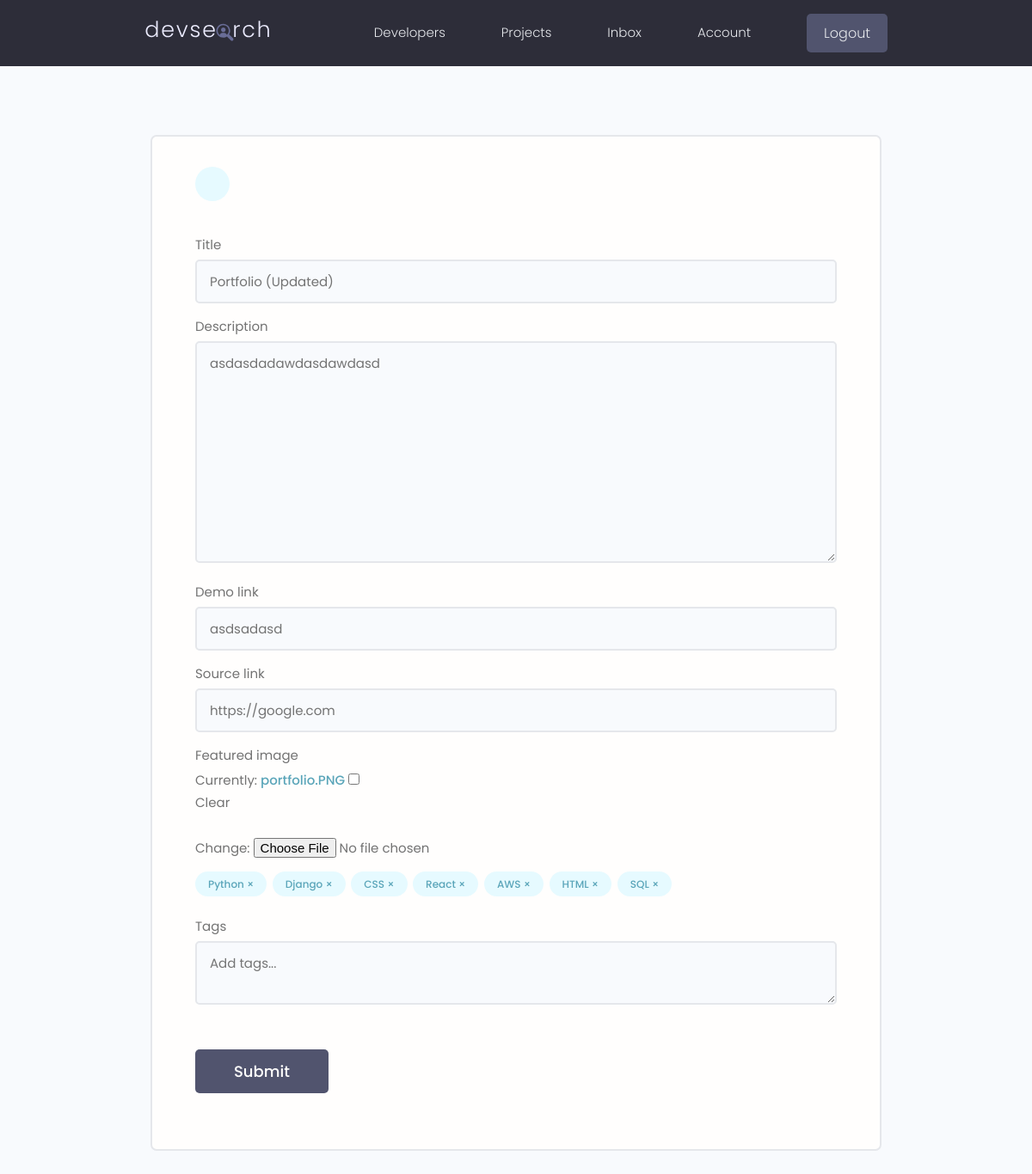
The app's page /projects/update-project/46145e08-3b03-43fa-932d-d97d4e490a19 (signed in) with its own data.
### projects/models.py (models this page shows, shortened)
class Project(models.Model):
    owner = models.ForeignKey(Profile, null=True, blank=True, on_delete=models.CASCADE)
    title = models.CharField(max_length=200)
    description = models.TextField(null=True, blank=True)
    featured_image = models.ImageField(null=True, blank=True, default="default.jpg")
    demo_link = models.CharField(max_length=2000, null=True, blank=True)
    source_link = models.CharField(max_length=2000, null=True, blank=True)
    tags = models.ManyToManyField("Tag", blank=True)
    vote_total = models.IntegerField(default=0, null=True, blank=True)
    vote_ratio = models.IntegerField(default=0, null=True, blank=True)
    created = models.DateTimeField(auto_now_add=True)
    id = models.UUIDField(default=uuid4, unique=True, primary_key=True, editable=False)
    class Meta:
        ordering = ['-vote_ratio', "-vote_total", "title"]

class Tag(models.Model):
    name = models.CharField(max_length=200)
    created = models.DateTimeField(auto_now_add=True)
    id = models.UUIDField(default=uuid4, unique=True, primary_key=True, editable=False)

### projects/views.py (the view, shortened to what this page needs)
# urls.py: path('update-project/<str:pk>', views.updateProject, name='update-project'),
@login_required(login_url='login')
def updateProject(request, pk):
    profile = request.user.profile
    project = profile.project_set.get(id=pk)
    tags = project.tags.all()
    form = ProjectForm(instance=project)
    context = {"form": form, "tags": tags, "project": project}
    return render(request, 'projects/project_form.html', context)

### projects/forms.py
class ProjectForm(ModelForm):
    class Meta:
        model = Project
        fields = ["title", "description", "demo_link", "source_link", "featured_image"]
    def __init__(self, *args, **kwargs):
        super(ProjectForm, self).__init__(*args, **kwargs)
        for name, field in self.fields.items():
            field.widget.attrs.update({'class': 'input', 'placeholder': 'Add ' + name})

### projects/templates/projects/project_form.html (shortened to what this page needs)
{% extends "main.html" %}
{% block content %}
<main class="formPage my-xl">
    <div class="content-box">
        <div class="formWrapper">
            <a class="backButton" href="{% url 'account' %}"></a>
            <br>
            <form class="form" method="POST" enctype="multipart/form-data">
                {% for field in form %}
                <div class="form__field">
                    <label for="formInput#text">{{field.label}}</label>
                    {{field}}
                </div>
                {% endfor %}
                {% for tag in tags %}
                <span class="tag tag--pill tag--main">
                    <small class="project-tag" data-tag="{{tag.id}}" data-project="{{project.id}}">{{tag.name}} &#215;</small>
                  </span>
                {% endfor %}
                <div class="form__field">
                    <label for="formInput#text">Tags</label>
                    <textarea name="newtags" class="input" placeholder="Add tags..." ></textarea>
                </div>
                <input class="btn btn--sub btn--lg  my-md" type="submit" value="Submit" />
            </form>
        </div>
    </div>
</main>
{% endblock %}

### static/styles/app.css (style rules this page uses)
:root { --color-sub: #2d2d39; }
.btn--sub { background-color: var(--color-sub-light); }
.content-box { width: 95%; max-width: 85rem; margin: 0 auto; }
.backButton { background: var(--color-main-light); color: var(--color-main); width: 4rem; height: 4rem; display: flex; align-items: center; justify-content: center; border-radius: 50%; }
.formPage .formWrapper { list-style: none; background: var(--color-white); padding: 3.5rem 5rem; border: 2px solid var(--color-light); border-radius: 0.7rem; }

### static/uikit/styles/modules/_variables.css (style rules this page uses)
:root { --color-main: #5aa5b9; --color-main-light: #e6faff; --color-sub: #3f4156; --color-sub-light: #51546e; --color-sub-lighter: #ededfd; --color-text: #737373; --color-gray: #8b8b8b; --color-light: #e5e7eb; --color-light-gray: #767676; --color-bg: #f8fafd; --color-white: #fffefd; --color-white-light: #f3f3f3; --color-success: #359e64; --color-success-bg: #def8e8; --color-error: #fc4b0b; --color-error-bg: #fff2ee; --font-base: 'Poppins', arial, helvetica, 'Segoe UI', roboto, ubuntu, sans-serif; --font-monospace: 'Fira Code', 'Courier New', courier, monospace; --font-regular: 300; --font-medium: 500; --font-bold: 700; --generic-shadow: 1px 1px 5px #00000010; --generic-transition: all 0.3s ease-in-out; }

### static/uikit/styles/modules/_base.css (style rules this page uses)
* { margin: 0; padding: 0; box-sizing: border-box; text-rendering: optimizeLegibility; color: inherit; font-size: inherit; }
html { font-size: 50%; }
@media only screen and (min-width: 480px) { html { font-size: 56.25%; } }
@media only screen and (min-width: 1200px) { html { font-size: 62.5%; } }
body { line-height: 1.6; font-weight: 400; font-size: 1.5rem; color: var(--color-text); background-color: var(--color-bg); min-height: 100vh; }

### static/uikit/styles/modules/_typography.css (style rules this page uses)
* { font-family: var(--font-base); }
p, span, strong { font-size: 1.6rem; color: var(--color-text); font-weight: var(--font-regular); }
a { padding-bottom: 2px; text-decoration: none; display: inline-block; color: var(--color-main); font-weight: var(--font-medium); }

### static/uikit/styles/modules/_utilities.css (style rules this page uses)
.my-md { margin: 3rem auto; }
.my-xl { margin: 8rem auto; }

### static/uikit/styles/modules/_button.css (style rules this page uses)
.btn { display: inline-block; position: relative; cursor: pointer; background-color: var(--color-light); font-weight: var(--font-medium); color: var(--color-sub); text-decoration: none; padding: 1rem 2rem; border-radius: 0.5rem; border: none; width: -webkit-fit-content; width: -moz-fit-content; width: fit-content; height: -webkit-fit-content; height: -moz-fit-content; height: fit-content; font-size: 1.6rem; outline-width: 0; outline-color: transparent; -webkit-backface-visibility: hidden; backface-visibility: hidden; transition: all 0.3s ease-in-out; }
.btn--sub { background-color: var(--color-sub); color: var(--color-white); }
.btn--lg { font-size: 1.8rem; padding: 1.2rem 4.5rem; }

### static/uikit/styles/modules/_form.css (style rules this page uses)
.form { display: block; }
.form__field { margin-top: 1.5rem; margin-bottom: 1.5rem; }
.form__label, .form__field > label { display: block; margin-bottom: 0.5rem; color: var(--color-text); }
input.input[type='text'], input.input[type='email'], input.input[type='password'], input.input[type='number'], textarea.input { min-width: 24rem; width: 100%; padding: 1.2rem 1.5rem; border-radius: 0.5rem; border: 2px solid var(--color-light); transition: all 0.3s ease-in-out; background-color: var(--color-bg); }

### static/uikit/styles/modules/_tag.css (style rules this page uses)
.tag { display: inline-flex; align-items: center; background-color: var(--color-sub); height: -webkit-fit-content; height: -moz-fit-content; height: fit-content; width: -webkit-fit-content; width: -moz-fit-content; width: fit-content; border-radius: 0.5rem; padding: 0.5rem 1.5rem; font-size: 1.2rem; cursor: pointer; }
.tag:not(:last-child) { margin-right: 0.25rem; margin-bottom: 0.75rem; }
.tag > small { color: var(--color-white); }
.tag--pill { border-radius: 5rem; }
.tag--main, .tag--main > small { background: var(--color-main-light); color: var(--color-main); font-weight: 500; }

### records on screen
Project: form "Portfolio (Updated)" "asdasdadawdasdawdasd" "asdsadasd" "https://google.com"
Tag: name "Python"
Tag: name "Django"
Tag: name "CSS"
Tag: name "React"
Tag: name "AWS"
Tag: name "HTML"
Tag: name "SQL"

### other values on screen
{{ field.label }} "Title" "Description" "Demo link" "Source link" "Featured image"
